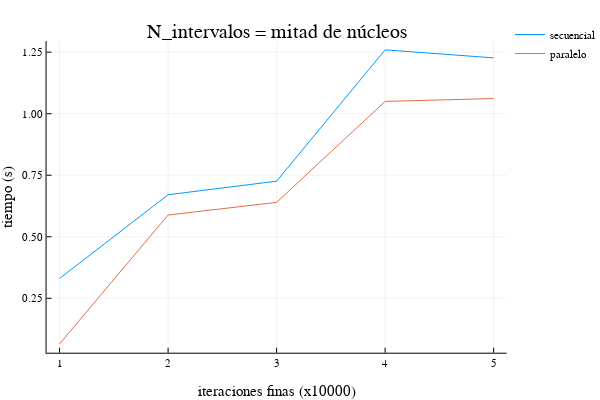

Notebook code cell kept with this figure:
### Code cell
plotly()
plot(time_array,  time_8, label = ["secuencial" "paralelo"], title = "N_intervalos = mitad de núcleos", xlabel="iteraciones finas (x10000)", ylabel="tiempo (s)")

### Figure 1 — Plotly figure (JSON) as saved in the notebook; plotly's stock layout.template omitted (floating-point values rounded to 4 significant figures)
{"data": [{"colorbar": {"title": ""}, "legendgroup": "secuencial", "line": {"color": "rgba(0, 154, 250, 1.000)", "dash": "solid", "shape": "linear", "width": 1}, "mode": "lines", "name": "secuencial", "showlegend": true, "type": "scatter", "x": [1, 2, 3, 4, 5], "xaxis": "x1", "y": [0.3305, 0.6706, 0.7259, 1.259, 1.227], "yaxis": "y1", "zmax": null, "zmin": null}, {"colorbar": {"title": ""}, "legendgroup": "paralelo", "line": {"color": "rgba(227, 111, 71, 1.000)", "dash": "solid", "shape": "linear", "width": 1}, "mode": "lines", "name": "paralelo", "showlegend": true, "type": "scatter", "x": [1, 2, 3, 4, 5], "xaxis": "x1", "y": [0.06472, 0.5884, 0.6396, 1.05, 1.062], "yaxis": "y1", "zmax": null, "zmin": null}], "layout": {"annotations": [{"font": {"color": "rgba(0, 0, 0, 1.000)", "family": "sans-serif", "size": 20}, "rotation": 0, "showarrow": false, "text": "N_intervalos = mitad de núcleos", "x": 0.5424, "xanchor": "center", "xref": "paper", "y": 1, "yanchor": "top", "yref": "paper"}], "height": 400, "legend": {"bgcolor": "rgba(255, 255, 255, 1.000)", "bordercolor": "rgba(0, 0, 0, 1.000)", "font": {"color": "rgba(0, 0, 0, 1.000)", "family": "sans-serif", "size": 11}, "tracegroupgap": 0, "x": 1, "y": 1}, "margin": {"b": 20, "l": 0, "r": 0, "t": 20}, "paper_bgcolor": "rgba(255, 255, 255, 1.000)", "plot_bgcolor": "rgba(255, 255, 255, 1.000)", "showlegend": true, "width": 600, "xaxis": {"anchor": "y1", "domain": [0.09128, 0.9934], "gridcolor": "rgba(0, 0, 0, 0.100)", "gridwidth": 0.5, "linecolor": "rgba(0, 0, 0, 1.000)", "mirror": false, "range": [0.88, 5.12], "showgrid": true, "showline": true, "showticklabels": true, "tickangle": 0, "tickcolor": "rgb(0, 0, 0)", "tickfont": {"color": "rgba(0, 0, 0, 1.000)", "family": "sans-serif", "size": 11}, "tickmode": "array", "ticks": "inside", "ticktext": ["1", "2", "3", "4", "5"], "tickvals": [1, 2, 3, 4, 5], "title": "iteraciones finas (x10000)", "titlefont": {"color": "rgba(0, 0, 0, 1.000)", "family": "sans-serif", "size": 15}, "type": "-", "visible": true, "zeroline": false, "zerolinecolor": "rgba(0, 0, 0, 1.000)"}, "yaxis": {"anchor": "x1", "domain": [0.07581, 0.9415], "gridcolor": "rgba(0, 0, 0, 0.100)", "gridwidth": 0.5, "linecolor": "rgba(0, 0, 0, 1.000)", "mirror": false, "range": [0.02888, 1.295], "showgrid": true, "showline": true, "showticklabels": true, "tickangle": 0, "tickcolor": "rgb(0, 0, 0)", "tickfont": {"color": "rgba(0, 0, 0, 1.000)", "family": "sans-serif", "size": 11}, "tickmode": "array", "ticks": "inside", "ticktext": ["0.25", "0.50", "0.75", "1.00", "1.25"], "tickvals": [0.25, 0.5, 0.75, 1, 1.25], "title": "tiempo (s)", "titlefont": {"color": "rgba(0, 0, 0, 1.000)", "family": "sans-serif", "size": 15}, "type": "-", "visible": true, "zeroline": false, "zerolinecolor": "rgba(0, 0, 0, 1.000)"}}}
